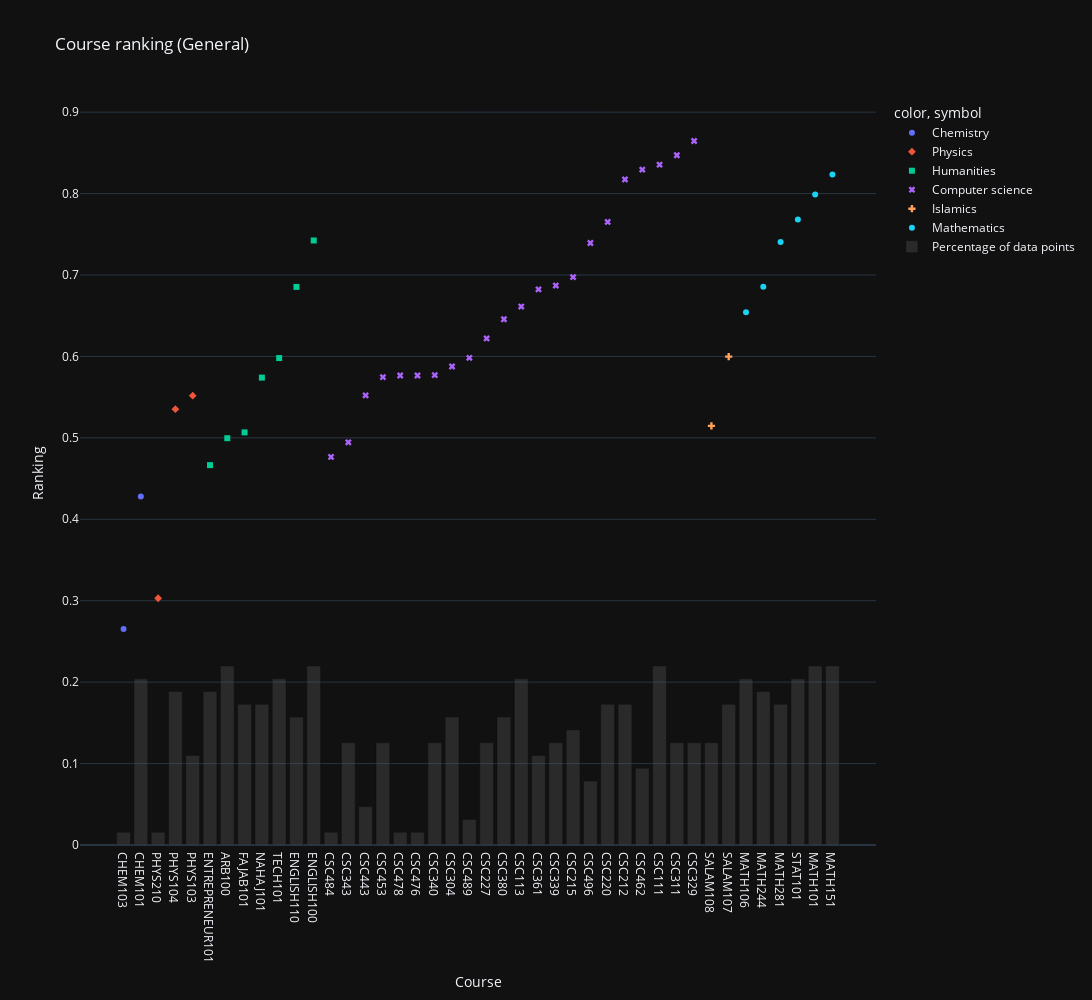

This figure's notebook cell:
### Code cell
sorted_categories = course_to_category((scores_df.sum().sort_values() / 25).index)
fig = px.scatter(scores_df.sum().sort_values() / 25, color=sorted_categories, symbol=sorted_categories, title="Course ranking (General)")
fig.update_xaxes(title="Course")
fig.update_yaxes(title="Ranking")

remove_double_naming_in_legend(fig)

fig.add_trace(
    go.Bar(x=course_to_num_ranking_series.index, y=course_to_num_ranking_series / np.linalg.norm(course_to_num_ranking_series), marker={"color": "rgba(100, 100, 100, 0.3)"}, name="Percentage of data points"),
    # row=2, col=1
)
fig.update_layout(height=1000, width=2000)
fig.write_image("images/Course ranking (General).png")
fig

### Figure 1 — Plotly figure (JSON) as saved in the notebook; plotly's stock layout.template omitted (floating-point values rounded to 4 significant figures)
{"data": [{"hovertemplate": "color=Chemistry<br>symbol=Chemistry<br>index=%{x}<br>value=%{y}<extra></extra>", "legendgroup": "Chemistry, Chemistry", "marker": {"color": "#636efa", "symbol": "circle"}, "mode": "markers", "name": "Chemistry", "orientation": "v", "showlegend": true, "type": "scatter", "x": ["CHEM103", "CHEM101"], "xaxis": "x", "y": [0.2654, 0.4281], "yaxis": "y"}, {"hovertemplate": "color=Physics<br>symbol=Physics<br>index=%{x}<br>value=%{y}<extra></extra>", "legendgroup": "Physics, Physics", "marker": {"color": "#EF553B", "symbol": "diamond"}, "mode": "markers", "name": "Physics", "orientation": "v", "showlegend": true, "type": "scatter", "x": ["PHYS210", "PHYS104", "PHYS103"], "xaxis": "x", "y": [0.303, 0.5353, 0.5519], "yaxis": "y"}, {"hovertemplate": "color=Humanities<br>symbol=Humanities<br>index=%{x}<br>value=%{y}<extra></extra>", "legendgroup": "Humanities, Humanities", "marker": {"color": "#00cc96", "symbol": "square"}, "mode": "markers", "name": "Humanities", "orientation": "v", "showlegend": true, "type": "scatter", "x": ["ENTREPRENEUR101", "ARB100", "FAJAB101", "NAHAJ101", "TECH101", "ENGLISH110", "ENGLISH100"], "xaxis": "x", "y": [0.4665, 0.4996, 0.5067, 0.574, 0.598, 0.6854, 0.7424], "yaxis": "y"}, {"hovertemplate": "color=Computer science<br>symbol=Computer science<br>index=%{x}<br>value=%{y}<extra></extra>", "legendgroup": "Computer science, Computer science", "marker": {"color": "#ab63fa", "symbol": "x"}, "mode": "markers", "name": "Computer science", "orientation": "v", "showlegend": true, "type": "scatter", "x": ["CSC484", "CSC343", "CSC443", "CSC453", "CSC478", "CSC476", "CSC340", "CSC304", "CSC489", "CSC227", "CSC380", "CSC113", "CSC361", "CSC339", "CSC215", "CSC496", "CSC220", "CSC212", "CSC462", "CSC111", "CSC311", "CSC329"], "xaxis": "x", "y": [0.4766, 0.4946, 0.5522, 0.5746, 0.5766, 0.5766, 0.5771, 0.5877, 0.5983, 0.6221, 0.6457, 0.6613, 0.6824, 0.6871, 0.6974, 0.7393, 0.7651, 0.8174, 0.8294, 0.8355, 0.8471, 0.8646], "yaxis": "y"}, {"hovertemplate": "color=Islamics<br>symbol=Islamics<br>index=%{x}<br>value=%{y}<extra></extra>", "legendgroup": "Islamics, Islamics", "marker": {"color": "#FFA15A", "symbol": "cross"}, "mode": "markers", "name": "Islamics", "orientation": "v", "showlegend": true, "type": "scatter", "x": ["SALAM108", "SALAM107"], "xaxis": "x", "y": [0.5147, 0.5998], "yaxis": "y"}, {"hovertemplate": "color=Mathematics<br>symbol=Mathematics<br>index=%{x}<br>value=%{y}<extra></extra>", "legendgroup": "Mathematics, Mathematics", "marker": {"color": "#19d3f3", "symbol": "circle"}, "mode": "markers", "name": "Mathematics", "orientation": "v", "showlegend": true, "type": "scatter", "x": ["MATH106", "MATH244", "MATH281", "STAT101", "MATH101", "MATH151"], "xaxis": "x", "y": [0.6543, 0.6855, 0.7406, 0.7682, 0.799, 0.8233], "yaxis": "y"}, {"marker": {"color": "rgba(100, 100, 100, 0.3)"}, "name": "Percentage of data points", "type": "bar", "x": ["ENGLISH100", "ARB100", "MATH101", "CHEM101", "STAT101", "TECH101", "ENTREPRENEUR101", "FAJAB101", "NAHAJ101", "ENGLISH110", "SALAM107", "PHYS104", "MATH106", "CSC111", "MATH151", "SALAM108", "CSC113", "CSC220", "MATH244", "CSC212", "CSC215", "MATH281", "CSC304", "CSC380", "CSC227", "CSC311", "CSC339", "CSC343", "CSC361", "CSC329", "CSC340", "CSC453", "CSC496", "PHYS210", "PHYS103", "CHEM103", "CSC443", "CSC462", "CSC476", "CSC478", "CSC484", "CSC489"], "y": [0.2199, 0.2199, 0.2199, 0.2042, 0.2042, 0.2042, 0.1885, 0.1728, 0.1728, 0.1571, 0.1728, 0.1885, 0.2042, 0.2199, 0.2199, 0.1257, 0.2042, 0.1728, 0.1885, 0.1728, 0.1414, 0.1728, 0.1571, 0.1571, 0.1257, 0.1257, 0.1257, 0.1257, 0.11, 0.1257, 0.1257, 0.1257, 0.07854, 0.01571, 0.11, 0.01571, 0.04712, 0.09425, 0.01571, 0.01571, 0.01571, 0.03142]}], "layout": {"height": 1000, "legend": {"title": {"text": "color, symbol"}, "tracegroupgap": 0}, "title": {"text": "Course ranking (General)"}, "width": 2000, "xaxis": {"anchor": "y", "domain": [0, 1], "title": {"text": "Course"}}, "yaxis": {"anchor": "x", "domain": [0, 1], "title": {"text": "Ranking"}}}}
